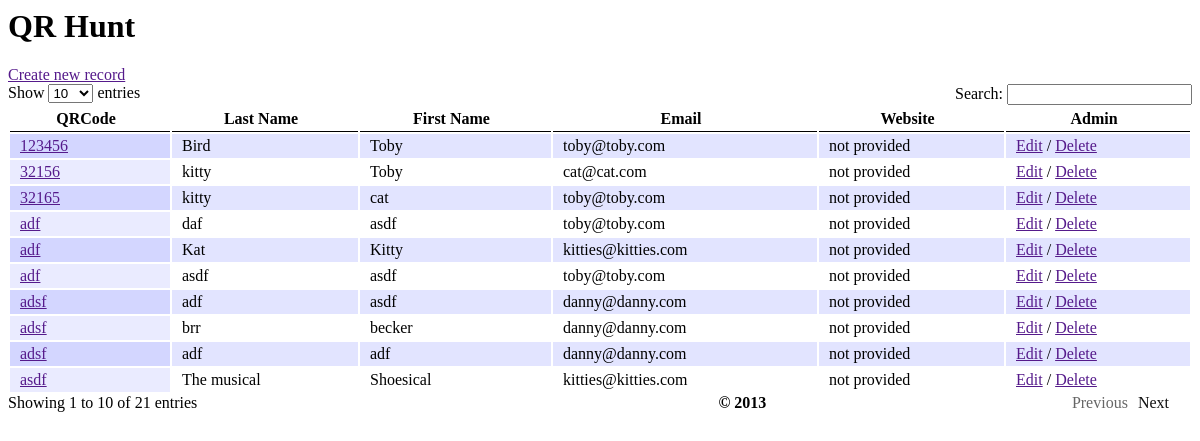
Screenshot of /index.php/participants_all with the database file from the repository.
### tables this page shows
CREATE TABLE PARTICIPANT(
	PARTICIPANT_ID INT PRIMARY KEY,
	EVENT_ID INT NOT NULL,
	PARTICIPANT_LNAME VARCHAR(45) NOT NULL,
	PARTICIPANT_FNAME VARCHAR(45) NOT NULL,
	PARTICIPANT_EMAIL VARCHAR(60) NOT NULL,
	PARTICIPANT_WEBSITE VARCHAR(100),
	QRCODE VARCHAR(10) NOT NULL,
	PARTICIPANT_PICTURE VARCHAR(100),
	FOREIGN KEY(EVENT_ID) REFERENCES EVENT(EVENT_ID)
);

### application/controllers/register.php (called while the page is built, shortened)
<?php
class Register extends CI_Controller {
    public function __construct()
    {
        $this->load->model('register_model');
        $this->load->helper(array('form', 'html', 'file', 'url'));
        $this->load->library('form_validation');
        $config['upload_path']   = './uploads/';
        $config['allowed_types'] = 'gif|jpg|png';
        $config['remove_spaces'] = TRUE;
        $this->load->library('upload', $config);
    }
     public function index(){
        $data['participant'] = $this->register_model->get_participants();
        $data['title'] = 'List of Participants';
        $this->load->view('templates/header_tables', $data);
        $this->load->view('register/index', $data);
        $this->load->view('templates/footer');
    }
}

### index.php (called while the page is built, shortened)
<?php
require_once BASEPATH.'core/CodeIgniter.php';

### application/models/register_model.php (called while the page is built, shortened)
<?php
class Register_model extends CI_Model {
    public function get_participants($slug = FALSE){
        if($slug === FALSE){
            $this->db->select('Participant_ID, Participant_LName, Participant_FName, Participant_Email, Participant_Website, QRCode, Participant_Picture');
            $this->db->from('participant');
            return $this->db->get()->result();
        }
        $this->db->select('Participant_LName, Participant_FName, Participant_Email, Participant_Website, QRCode, Participant_Picture');
        $this->db->from('participant');
        $this->db->where('QRCode', $slug);
        return $this->db->get()->result();
    }
}

### application/views/register/index.php (the view)
<div id = "main">
    <a href= "" onclick="javascript:window.location.href='<?php echo site_url('register/create')?>'" class="editor_create">Create new record</a>
    <table id="table_id" class="display">
    <thead>
        <tr>
            <th>QRCode</th>
            <th>Last Name</th>
            <th>First Name</th>
            <th>Email</th>
            <th>Website</th>
            <th>Admin</th>
         </tr>
    </thead>
    <tbody>
    <?php foreach ($participant as $participant_item): ?>
        <tr>
            <td><a href= "" onclick="javascript:window.location.href='<?php site_url("participant/".$participant_item->QRCode)?>'" class="editor_edit"><?php echo $participant_item->QRCode ?></a></td>
            <td><?php echo $participant_item->Participant_LName ?></td>
            <td><?php echo $participant_item->Participant_FName ?></td>
            <td><?php echo $participant_item->Participant_Email ?></td>
            <td><?php
                    if ($participant_item->Participant_Website === ""){
                        echo "not provided";
                    }else {
                        echo $participant_item->Participant_Website;
                    }
                ?>
            </td>
            <td><a href="" onclick="javascript:window.location.href='<?php echo site_url("participant_edit/".$participant_item->Participant_ID)?>'" class="editor_edit">Edit</a> / <a href="" onclick="javascript:window.location.href='<?php echo site_url("participant_delete/".$participant_item->Participant_ID)?>'" class="editor_remove">Delete</a></td>
        </tr>
    <?php endforeach ?>
    </tbody>
    </table>
    </div>

### application/views/templates/header_tables.php (shortened to what this page needs)
<html>
<head>
    <link rel="stylesheet" type="text/css" media="screen" href="<?php echo site_url("css/get");?>"/>
</head>
<body>
<div class="wrap">
    <div class="header">
        <div class = "logo">
            <h1>QR Hunt</h1>
        </div>
    </div>

### application/views/templates/footer.php
<strong>&copy; 2013</strong>
</body>
</html>

### assets/css/demo_table.css (style rules this page uses)
table.display { margin: 0 auto; clear: both; width: 100%; }
table.display thead th { padding: 3px 18px 3px 10px; border-bottom: 1px solid black; font-weight: bold; cursor: pointer; * cursor: hand; }
table.display td { padding: 3px 10px; }
.sorting_asc { background: url('../images/sort_asc.png') no-repeat center right; }
.sorting { background: url('../images/sort_both.png') no-repeat center right; }
tr.odd { background-color: #E2E4FF; }
tr.even { background-color: white; }
tr.odd td.sorting_1 { background-color: #D3D6FF; }
tr.even td.sorting_1 { background-color: #EAEBFF; }

### rows the page displays
participant: QRCODE "32165", PARTICIPANT_LNAME "kitty", PARTICIPANT_FNAME "cat", PARTICIPANT_EMAIL "toby@toby.com", PARTICIPANT_WEBSITE "not provided"
participant: QRCODE "32156", PARTICIPANT_LNAME "kitty", PARTICIPANT_FNAME "Toby", PARTICIPANT_EMAIL "cat@cat.com", PARTICIPANT_WEBSITE "not provided"
participant: QRCODE "adf", PARTICIPANT_LNAME "daf", PARTICIPANT_FNAME "asdf", PARTICIPANT_EMAIL "toby@toby.com", PARTICIPANT_WEBSITE "not provided"
participant: QRCODE "asdf", PARTICIPANT_LNAME "The musical", PARTICIPANT_FNAME "Shoesical", PARTICIPANT_EMAIL "kitties@kitties.com", PARTICIPANT_WEBSITE "not provided"
participant: QRCODE "adf", PARTICIPANT_LNAME "Kat", PARTICIPANT_FNAME "Kitty", PARTICIPANT_EMAIL "kitties@kitties.com", PARTICIPANT_WEBSITE "not provided"
participant: QRCODE "adf", PARTICIPANT_LNAME "asdf", PARTICIPANT_FNAME "asdf", PARTICIPANT_EMAIL "toby@toby.com", PARTICIPANT_WEBSITE "not provided"
participant: QRCODE "adsf", PARTICIPANT_LNAME "adf", PARTICIPANT_FNAME "asdf", PARTICIPANT_EMAIL "danny@danny.com", PARTICIPANT_WEBSITE "not provided"
participant: QRCODE "adsf", PARTICIPANT_LNAME "brr", PARTICIPANT_FNAME "becker", PARTICIPANT_EMAIL "danny@danny.com", PARTICIPANT_WEBSITE "not provided"
participant: QRCODE "adsf", PARTICIPANT_LNAME "adf", PARTICIPANT_FNAME "adf", PARTICIPANT_EMAIL "danny@danny.com", PARTICIPANT_WEBSITE "not provided"
participant: QRCODE "123456", PARTICIPANT_LNAME "Bird", PARTICIPANT_FNAME "Toby", PARTICIPANT_EMAIL "toby@toby.com", PARTICIPANT_WEBSITE "not provided"
